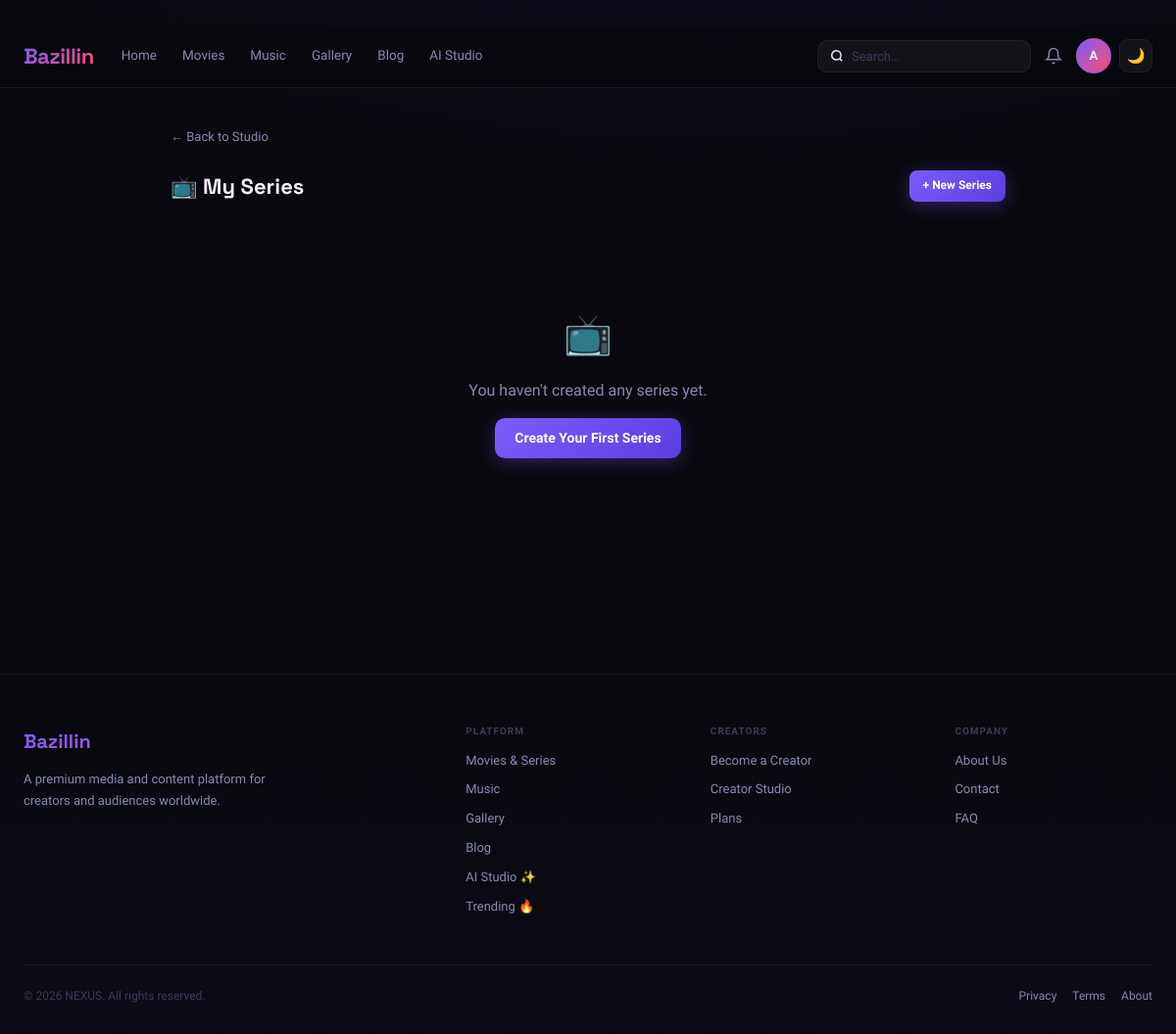
/creator/series/ (signed in), run on an earlier commit of the app's database.
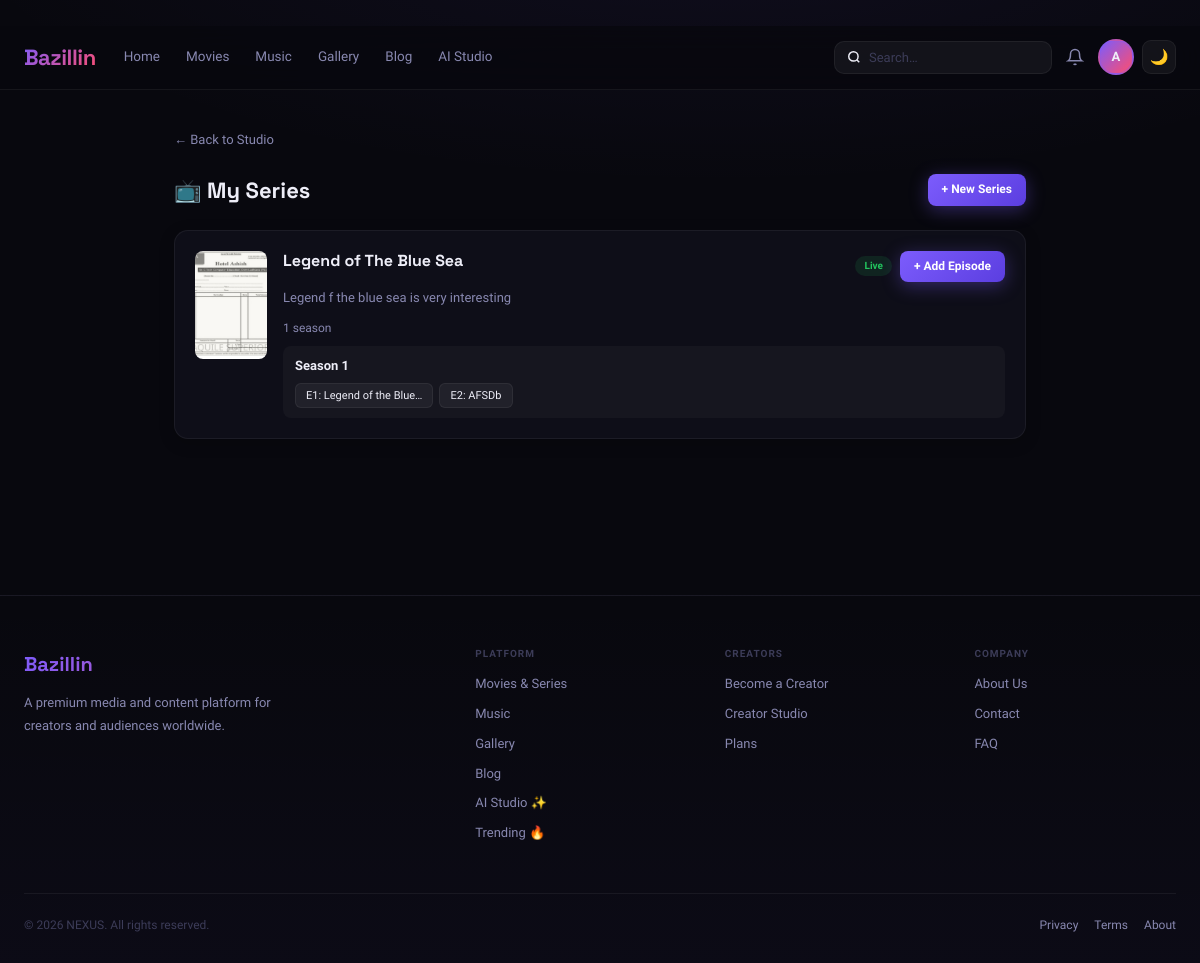
And on a later commit of the database.
### cms/models.py (models this page shows, shortened)
class BrandingConfig(models.Model):
    site_name        = models.CharField(max_length=100, default='NEXUS')
    site_tagline     = models.CharField(max_length=300, blank=True)
    site_description = models.TextField(blank=True)
    logo_primary     = models.ImageField(upload_to='cms/branding/', null=True, blank=True, help_text='Primary logo (dark bg)')
    logo_dark        = models.ImageField(upload_to='cms/branding/', null=True, blank=True, help_text='Logo for light backgrounds')
    logo_footer      = models.ImageField(upload_to='cms/branding/', null=True, blank=True)
    logo_email       = models.ImageField(upload_to='cms/branding/', null=True, blank=True)
    favicon          = models.ImageField(upload_to='cms/branding/', null=True, blank=True)
    social_preview   = models.ImageField(upload_to='cms/branding/', null=True, blank=True, help_text='Default OG image (1200x630)')
    contact_email    = models.EmailField(blank=True)
    contact_phone    = models.CharField(max_length=30, blank=True)
    contact_address  = models.TextField(blank=True)
    social_twitter   = models.URLField(blank=True)
    social_instagram = models.URLField(blank=True)
    social_facebook  = models.URLField(blank=True)
    social_youtube   = models.URLField(blank=True)
    social_tiktok    = models.URLField(blank=True)
    social_discord   = models.URLField(blank=True)
    social_linkedin  = models.URLField(blank=True)
    copyright_text   = models.CharField(max_length=300, blank=True, default='© {year} NEXUS. All rights reserved.')
    updated_at       = models.DateTimeField(auto_now=True)
    class Meta:
        verbose_name = 'Branding Config'
    @classmethod
    def get(cls):
        obj, _ = cls.objects.get_or_create(pk=1)
        return obj
    def get_copyright(self):
        return self.copyright_text.replace('{year}', str(timezone.now().year))

### accounts/models.py (models this page shows, shortened)
class User(AbstractUser):
    ROLE_CHOICES = [('admin', 'Admin'), ('creator', 'Creator'), ('user', 'User')]
    role            = models.CharField(max_length=20, choices=ROLE_CHOICES, default='user')
    avatar          = models.ImageField(upload_to='avatars/', null=True, blank=True)
    bio             = models.TextField(blank=True)
    website         = models.URLField(blank=True)
    followers_count = models.IntegerField(default=0)
    total_earnings  = models.DecimalField(max_digits=10, decimal_places=2, default=0)
    is_verified     = models.BooleanField(default=False)
    subscription_plan   = models.ForeignKey(SubscriptionPlan, null=True, blank=True, on_delete=models.SET_NULL)
    subscription_expiry = models.DateTimeField(null=True, blank=True)
    ai_credits_used     = models.IntegerField(default=0)   # monthly AI blog usage
    ai_credits_reset    = models.DateField(null=True, blank=True)
    created_at          = models.DateTimeField(auto_now_add=True)
    def is_admin(self):    return self.role == 'admin'
    def is_creator(self):  return self.role in ('admin', 'creator')

### movies/models.py (models this page shows, shortened)
class Series(models.Model):
    title        = models.CharField(max_length=300)
    slug         = models.SlugField(unique=True, blank=True)
    description  = models.TextField()
    genres       = models.ManyToManyField(Genre, blank=True)
    thumbnail    = models.ImageField(upload_to=series_thumb_path, null=True, blank=True)
    release_year = models.IntegerField(default=2024)
    country      = models.ForeignKey(Country, null=True, blank=True, on_delete=models.SET_NULL)
    is_premium   = models.BooleanField(default=False)
    is_featured  = models.BooleanField(default=False)
    uploaded_by  = models.ForeignKey(settings.AUTH_USER_MODEL, on_delete=models.CASCADE, related_name='movie_series')
    is_published = models.BooleanField(default=False)
    created_at   = models.DateTimeField(auto_now_add=True)
    class Meta:
        ordering = ['-created_at']
        verbose_name_plural = 'Series'

class Season(models.Model):
    series = models.ForeignKey(Series, on_delete=models.CASCADE, related_name='seasons')
    number = models.IntegerField()
    title  = models.CharField(max_length=200, blank=True)
    class Meta: ordering = ['number']

class Episode(models.Model):
    season      = models.ForeignKey(Season, on_delete=models.CASCADE, related_name='episodes')
    number      = models.IntegerField()
    title       = models.CharField(max_length=300)
    description = models.TextField(blank=True)
    thumbnail   = models.ImageField(upload_to=episode_thumb_path, null=True, blank=True)
    video_file  = models.FileField(upload_to=episode_file_path, null=True, blank=True)
    video_url   = models.URLField(blank=True, help_text='External link to the video file (used instead of an upload to save storage space).')
    duration    = models.IntegerField(default=0, help_text='minutes')
    views_count = models.IntegerField(default=0)
    is_published= models.BooleanField(default=True)
    created_at  = models.DateTimeField(auto_now_add=True)
    class Meta: ordering = ['number']

### core/views.py (the view)
    def wrapper(request, *args, **kwargs):
        if not request.user.is_authenticated:
            return redirect('/auth/login/?next=' + request.path)
        if not (request.user.is_creator() or request.user.is_admin()):
            messages.error(request, 'Creator account required.')
            return redirect('/')
        return view_func(request, *args, **kwargs)

### templates/creator/series_list.html (shortened to what this page needs)
{% extends 'base.html' %}
{% block content %}
<div class="wrap" style="max-width:900px;padding-top:40px;padding-bottom:60px;">
  <div style="display:flex;align-items:center;gap:12px;margin-bottom:24px;">
    <a href="/creator/" style="color:var(--tx2);font-size:13px;">← Back to Studio</a>
  </div>
  <div style="display:flex;justify-content:space-between;align-items:center;margin-bottom:24px;flex-wrap:wrap;gap:12px;">
    <h1 style="font-family:'Space Grotesk',sans-serif;font-size:22px;font-weight:800;">📺 My Series</h1>
    <a href="/creator/series/new/" class="btn btn-primary btn-sm">+ New Series</a>
  </div>
  {% for s in series %}
  <div style="background:var(--bg2);border:1px solid var(--bd);border-radius:14px;padding:20px;margin-bottom:16px;box-shadow:0 4px 16px rgba(0,0,0,.2);">
    <div style="display:flex;align-items:start;gap:16px;">
      {% if s.thumbnail %}<img src="{{ s.thumbnail.url }}" style="width:72px;height:108px;object-fit:cover;border-radius:8px;flex-shrink:0;">
      {% else %}<div style="width:72px;height:108px;background:var(--bg3);border-radius:8px;display:flex;align-items:center;justify-content:center;font-size:1.8rem;flex-shrink:0;">📺</div>{% endif %}
      <div style="flex:1;min-width:0;">
        <div style="display:flex;justify-content:space-between;align-items:start;margin-bottom:6px;flex-wrap:wrap;gap:8px;">
          <h3 style="font-family:'Space Grotesk',sans-serif;font-weight:700;font-size:16px;">{{ s.title }}</h3>
          <div style="display:flex;gap:8px;flex-wrap:wrap;align-items:center;">
            <span class="badge {% if s.is_published %}badge-green{% else %}badge-gray{% endif %}" style="font-size:10px;">{% if s.is_published %}Live{% else %}Pending Review{% endif %}</span>
            <a href="/creator/series/{{ s.pk }}/episodes/" class="btn btn-primary btn-sm">+ Add Episode</a>
          </div>
        </div>
        <p style="color:var(--tx2);font-size:13px;margin-bottom:10px;">{{ s.description|truncatechars:150 }}</p>
        <div style="font-size:12px;color:var(--tx2);margin-bottom:8px;">{{ s.seasons.count }} season{{ s.seasons.count|pluralize }}</div>
        {% for season in s.seasons.all %}
        <div style="margin-top:8px;padding:10px 12px;background:rgba(255,255,255,.03);border-radius:8px;">
          <div style="font-weight:600;font-size:13px;margin-bottom:6px;">Season {{ season.number }}</div>
          <div style="display:flex;flex-wrap:wrap;gap:6px;">
            {% for ep in season.episodes.all %}
            <span style="background:rgba(255,255,255,.05);border:1px solid var(--bd);padding:3px 10px;border-radius:6px;font-size:11px;">E{{ ep.number }}: {{ ep.title|truncatechars:20 }}</span>
            {% empty %}<span style="color:var(--tx2);font-size:12px;">No episodes yet</span>
            {% endfor %}
          </div>
        </div>
        {% empty %}
        <div style="margin-top:8px;padding:10px 12px;background:rgba(255,255,255,.03);border-radius:8px;color:var(--tx2);font-size:12px;">No seasons yet — add your first episode above.</div>
        {% endfor %}
      </div>
    </div>
  </div>
  {% empty %}
  <div style="text-align:center;padding:80px 20px;color:var(--tx2);">
    <div style="font-size:2.5rem;margin-bottom:12px;">📺</div>
    <div>You haven't created any series yet.</div>
    <a href="/creator/series/new/" class="btn btn-primary" style="margin-top:16px;">Create Your First Series</a>
  </div>
  {% endfor %}
</div>
{% endblock %}

### templates/base.html (shortened to what this page needs)
﻿<!DOCTYPE html>
<html lang="en" data-theme="dark">
<head>
</head>
<body>
<nav class="nav">
  <div class="nav-inner">
    <a class="nav-logo" href="/">
      {% if branding and branding.logo_primary %}<img src="{{ branding.logo_primary.url }}" alt="{{ branding.site_name }}">
      {% else %}{{ branding.site_name|default:'NEXUS' }}{% endif %}
    </a>
    <div class="nav-links">
      <a class="nav-link {% if request.path == '/' %}on{% endif %}" href="/">Home</a>
      <a class="nav-link {% if '/movies/' in request.path %}on{% endif %}" href="/movies/">Movies</a>
      <a class="nav-link {% if '/music/' in request.path %}on{% endif %}" href="/music/">Music</a>
      <a class="nav-link {% if '/images/' in request.path %}on{% endif %}" href="/images/">Gallery</a>
      <a class="nav-link {% if '/blog/' in request.path %}on{% endif %}" href="/blog/">Blog</a>
      <a class="nav-link {% if '/ai/' in request.path %}on{% endif %}" href="/ai/studio/">AI Studio</a>
    </div>
    <div class="nav-r">
      <form class="nav-search" action="/search/" method="get">
        <svg width="14" height="14" viewBox="0 0 24 24" fill="none" stroke="currentColor" stroke-width="2.5"><circle cx="11" cy="11" r="8"/><path d="m21 21-4.35-4.35"/></svg>
        <input type="text" name="q" placeholder="Search…" value="{{ request.GET.q }}" autocomplete="off">
      </form>
      {% if user.is_authenticated %}
      <a href="/admin-panel/notifications/" style="position:relative;color:var(--tx2);display:flex;align-items:center;padding:6px;border-radius:8px;transition:background .15s" onmouseover="this.style.background='rgba(255,255,255,.06)'" onmouseout="this.style.background='none'">
        <svg width="18" height="18" viewBox="0 0 24 24" fill="none" stroke="currentColor" stroke-width="2"><path d="M18 8A6 6 0 0 0 6 8c0 7-3 9-3 9h18s-3-2-3-9"/><path d="M13.73 21a2 2 0 0 1-3.46 0"/></svg>
      </a>
      <div class="ddwrap">
        <div class="avatar" onclick="this.nextElementSibling.classList.toggle('open')">
          {% if user.avatar %}<img src="{{ user.avatar.url }}" alt="">{% else %}{{ user.username|slice:':1'|upper }}{% endif %}
        </div>
      </div>
      {% else %}
      <a class="btn btn-ghost btn-sm" href="/auth/login/">Log in</a>
      <a class="btn btn-primary btn-sm" href="/auth/register/">Sign up</a>
      {% endif %}
      <button id="themeBtn" onclick="toggleSiteTheme()" style="width:34px;height:34px;border-radius:9px;background:rgba(255,255,255,.05);border:1px solid var(--bd);cursor:pointer;font-size:15px;display:flex;align-items:center;justify-content:center;transition:all .15s" title="Toggle theme">🌙</button>
    </div>
  </div>
</nav>
<main>{% block content %}{% endblock %}</main>
<footer class="footer">
  <div class="wrap">
    <div class="footer-grid">
      <div>
        <div class="footer-logo">{% if branding and branding.logo_footer %}<img src="{{ branding.logo_footer.url }}" style="height:28px">{% else %}{{ branding.site_name|default:'NEXUS' }}{% endif %}</div>
        <p class="footer-desc">{{ branding.site_description|default:'A premium media and content platform for creators and audiences worldwide.' }}</p>
      </div>
      <div class="footer-col">
        <h4>Platform</h4>
        <a href="/movies/">Movies & Series</a>
        <a href="/music/">Music</a>
        <a href="/images/">Gallery</a>
        <a href="/blog/">Blog</a>
        <a href="/ai/studio/">AI Studio ✨</a>
        <a href="/trending/">Trending 🔥</a>
      </div>
      <div class="footer-col">
        <h4>Creators</h4>
        <a href="/auth/register/?role=creator">Become a Creator</a>
        <a href="/creator/">Creator Studio</a>
        <a href="/subscriptions/">Plans</a>
      </div>
      <div class="footer-col">
        <h4>Company</h4>
        <a href="/page/about/">About Us</a>
        <a href="/page/contact/">Contact</a>
        <a href="/page/faq/">FAQ</a>
      </div>
    </div>
    <div class="footer-bottom">
      <span>{% if branding %}{{ branding.get_copyright }}{% else %}© 2025 NEXUS. All rights reserved.{% endif %}</span>
      <div style="display:flex;gap:16px"><a href="/page/privacy/">Privacy</a><a href="/page/terms/">Terms</a><a href="/page/about/">About</a></div>
    </div>
  </div>
</footer>
</body>
</html>

What changed in the data, as far as the page shows it:
added Series: thumbnail (picture), title "Legend of The Blue Sea", is_published "Live", description "Legend f the blue sea is very interesting", seasons.count "1"
added Season: number "1"
added Episode: number "1", title "Legend of the Blue…"
added Episode: number "2", title "AFSDb"
Also different on the page:
text no longer shown: "📺 You haven't created any series yet. Create Your First Series"
